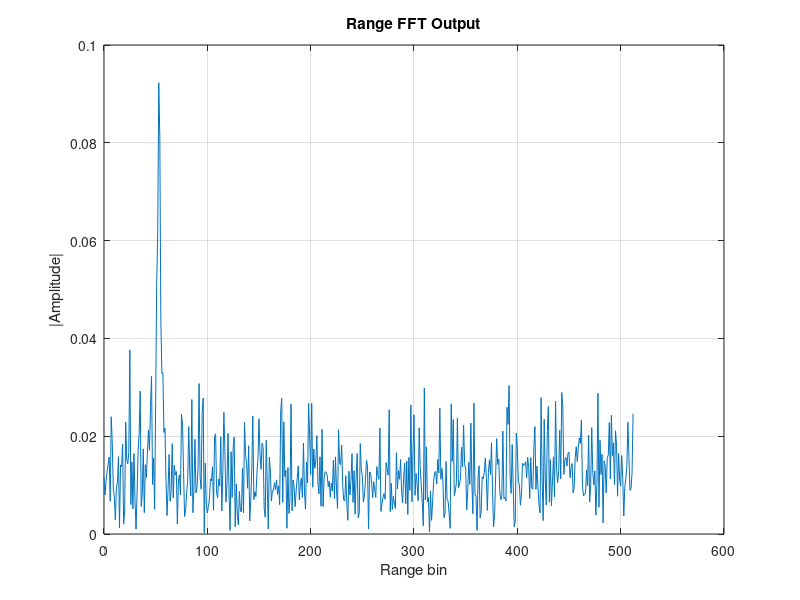
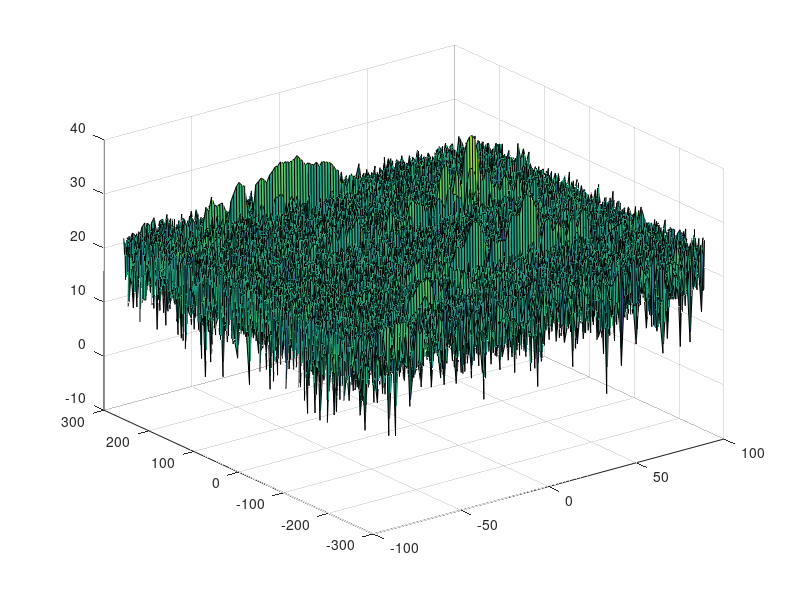
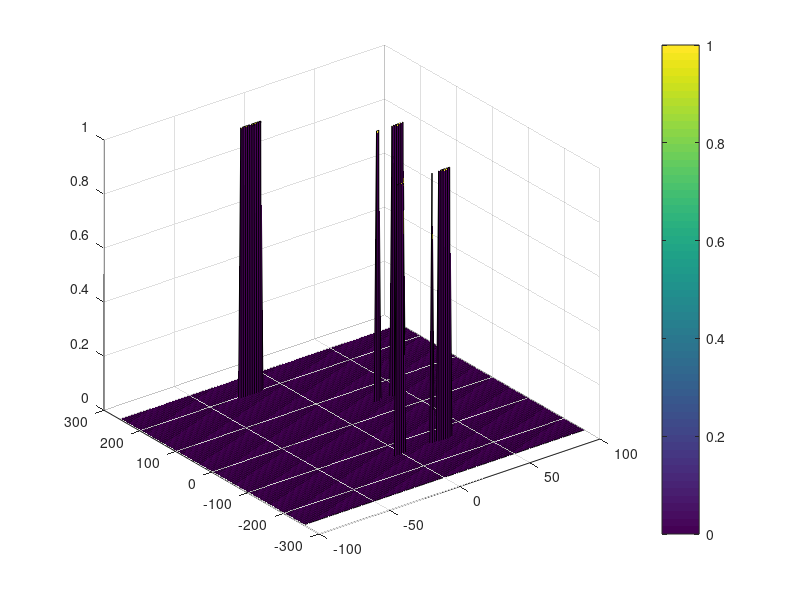

These charts were generated, in order, by the following MATLAB code:
close all;
clear all;
clc;

%% Radar Specifications
%%%%%%%%%%%%%%%%%%%%%%%%%%%
% Frequency of operation = 77GHz
% Max Range = 200m
% Range Resolution = 1 m
% Max Velocity = 100 m/s
%%%%%%%%%%%%%%%%%%%%%%%%%%%
f = 77*10^9;
d_max = 200;
d_res = 1;
v_max = 100;
c = 3e8;

%% User Defined Range and Velocity of target
% *%TODO* :
% define the target's initial position and velocity. Note : Velocity
% remains contant

target_pos = 50;
target_vel = 23;

%% FMCW Waveform Generation

% *%TODO* :
%Design the FMCW waveform by giving the specs of each of its parameters.
% Calculate the Bandwidth (B), Chirp Time (Tchirp) and Slope (slope) of the FMCW
B = c/(2*d_res);
% chirp using the requirements above.
T_chirp = (5.5*2*d_max)/c;
S = B/T_chirp;
%Operating carrier frequency of Radar
fc= 77e9;             %carrier freq


%The number of chirps in one sequence. Its ideal to have 2^ value for the ease of running the FFT
%for Doppler Estimation.
Nd=128;                   % #of doppler cells OR #of sent periods % number of chirps

%The number of samples on each chirp.
Nr=1024;                  %for length of time OR # of range cells

% Timestamp for running the displacement scenario for every sample on each
% chirp
t=linspace(0,Nd*T_chirp,Nr*Nd); %total time for samples


%Creating the vectors for Tx, Rx and Mix based on the total samples input.
Tx=zeros(1,length(t)); %transmitted signal
Rx=zeros(1,length(t)); %received signal
Mix = zeros(1,length(t)); %beat signal

%Similar vectors for range_covered and time delay.
r_t=zeros(1,length(t));
t_d=zeros(1,length(t));
delta_t = t(2)-t(1);


%% Signal generation and Moving Target simulation
% Running the radar scenario over the time.

for i=1:length(t)


    % *%TODO* :
    %For each time stamp update the Range of the Target for constant velocity.
   if i>1
     r_t(i) =  r_t(i-1) + (delta_t*target_vel);
   else
      r_t(i) =  target_pos + (delta_t*target_vel);
   end
    % *%TODO* :
    %For each time sample we need update the transmitted and
    %received signal.
    t_d(i) =  (2*r_t(i))/c;
    Tx(i) = cos(2*pi*((fc*i)+((S*i^2)/2)));
    Rx (i)  = cos(2*pi*((fc*(i-t_d(i)))+((S*(i-t_d(i))^2)/2)));

    % *%TODO* :
    %Now by mixing the Transmit and Receive generate the beat signal
    %This is done by element wise matrix multiplication of Transmit and
    %Receiver Signal
    Mix(i) = Tx(i).*Rx(i);

end

%% RANGE MEASUREMENT


 % *%TODO* :
%reshape the vector into Nr*Nd array. Nr and Nd here would also define the size of
%Range and Doppler FFT respectively.
Mix1d = reshape(Mix, [Nr, Nd]);
 % *%TODO* :
%run the FFT on the beat signal along the range bins dimension (Nr) and
%normalize.

signal_fft = fft(Mix1d,Nr,1);
 % *%TODO* :
% Take the absolute value of FFT output
signal_fft_abs = abs(signal_fft/Nr);

 % *%TODO* :
% Output of FFT is double sided signal, but we are interested in only one side of the spectrum.
% Hence we throw out half of the samples.
P1 = signal_fft_abs(1:Nr/2 +1);

%plotting the range
 % *%TODO* :
 % plot FFT output

figure()
plot(0:(Nr/2), P1)
xlabel('Range bin')
ylabel('|Amplitude|')
title('Range FFT Output')
grid on

%% RANGE DOPPLER RESPONSE
% The 2D FFT implementation is already provided here. This will run a 2DFFT
% on the mixed signal (beat signal) output and generate a range doppler
% map.You will implement CFAR on the generated RDM


% Range Doppler Map Generation.

% The output of the 2D FFT is an image that has reponse in the range and
% doppler FFT bins. So, it is important to convert the axis from bin sizes
% to range and doppler based on their Max values.

Mix=reshape(Mix,[Nr,Nd]);

% 2D FFT using the FFT size for both dimensions.
sig_fft2 = fft2(Mix,Nr,Nd);

% Taking just one side of signal from Range dimension.
sig_fft2 = sig_fft2(1:Nr/2,1:Nd);
sig_fft2 = fftshift (sig_fft2);
RDM = abs(sig_fft2);
RDM = 10*log10(RDM) ;

%use the surf function to plot the output of 2DFFT and to show axis in both
%dimensions
doppler_axis = linspace(-100,100,Nd);
range_axis = linspace(-200,200,Nr/2)*((Nr/2)/400);
figure,surf(doppler_axis,range_axis,RDM);

%% CFAR implementation

%Slide Window through the complete Range Doppler Map

% *%TODO* :
%Select the number of Training Cells in both the dimensions.
%Tr = 12;
%Td = 8;
%Gr = 8;
%Gd = 4;
%CUT = 1;
%offset = 10;

%Tr = 8;
%Td = 4;
%Gr = 4;
%Gd = 2;
%CUT = 1;
%offset = 3;

Tr = 12;
Td = 12;
Gr = 4;
Gd = 4;
CUT = 1;
offset = 10;


% *%TODO* :
%Select the number of Guard Cells in both dimensions around the Cell under
%test (CUT) for accurate estimation

% *%TODO* :
% offset the threshold by SNR value in dB


% *%TODO* :
%Create a vector to store noise_level for each iteration on training cells
noise_level = zeros(1,1);
threshhold_val = zeros(1,1);

% *%TODO* :
%design a loop such that it slides the CUT across range doppler map by
%giving margins at the edges for Training and Guard Cells.
%For every iteration sum the signal level within all the training
%cells. To sum convert the value from logarithmic to linear using db2pow
%function. Average the summed values for all of the training
%cells used. After averaging convert it back to logarithimic using pow2db.
%Further add the offset to it to determine the threshold. Next, compare the
%signal under CUT with this threshold. If the CUT level > threshold assign
%it a value of 1, else equate it to 0.

##Threshhold_block = zeros(Nr/2,Nd);
##training_cells_total =  (2*Tr+2*Gr+1)*(2*Td+2*Gd+1) - (2*Gr+1)*(2*Gd+1);
##
##for i = (Tr+Gr+1) : ((Nr/2) - (Tr+Gr+1))
##  for j = (Td+Gd+1) : (Nd - (Td+Gd+1))
##
##   % Use RDM[x,y] as the matrix from the output of 2D FFT for implementing
##   % CFAR
##
##
##     % loop to get to each of the training cells.
##     % indeces are relative to the CUT index, i and j
##    noise_level_sum = 0;
##     for k = (i -(Tr+Gr)) : (i + (Tr+Gr))
##
##       for l = (j - (Td+Gd)) : (j + (Td+Gd))
##
##         if k >= (i-Gr) && k <= (i + Gr) && l >=(j-Gd) && l <= (j + Gd)
##           continue;
##         else
##           noise_level = RDM(k,l);
##%           noise_level_pow = db2pow(noise_level);
##           noise_level_pow = 10.^(noise_level / 10);
##           noise_level_sum = noise_level_sum + noise_level_pow;
##         end
##
##       end
##     end
##
##     noise_level_avg = noise_level_sum/ training_cells_total;
##%     noise_level_avg_db =  pow2db(noise_level_avg);
##     noise_level_avg_db = 10 * log10(noise_level_avg);
##     threshhold_val = noise_level_avg_db + offset;
##
##     if RDM(i,j)>threshhold_val
##       Threshhold_block(i,j) = 1;
##     else
##       Threshhold_block(i,j) = 0;
##     end
##
##
##  end
##end




% *%TODO* :
% The process above will generate a thresholded block, which is smaller
%than the Range Doppler Map as the CUT cannot be located at the edges of
%matrix. Hence,few cells will not be thresholded. To keep the map size same
% set those values to 0.



% *%TODO* :
%display the CFAR output using the Surf function like we did for Range
%Doppler Response output.

%Threshhold_block(Threshhold_block ~= 0 & Threshhold_block ~= 1) = 0;

##figure;
##surf(doppler_axis,range_axis, Threshhold_block);
##colorbar;


mask = ones(2 * Tr + 2 * Gr + 1, 2 * Td + 2 * Gd + 1);
centre_coord = [Tr + Gr + 1, Td + Gd + 1];
mask(centre_coord(1) - Gr : centre_coord(1) + Gr, centre_coord(2) - Gd : centre_coord(2) + Gd) = 0;
mask = mask / sum(mask(:));
% Convolve, then convert back to dB to add the offset
% The convolution defines the threshold
threshold = conv2(db2pow(RDM), mask, 'same');
threshold = pow2db(threshold) + offset;
% Any values less than the threshold are 0, else 1
RDM(RDM < threshold) = 0;
RDM(RDM >= threshold) = 1;

figure;
surf(doppler_axis,range_axis, RDM);
colorbar;

%%



